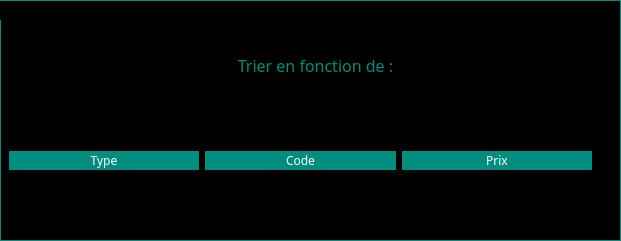
            <widget class="QGroupBox" name="groupBox_6">
             <property name="geometry">
              <rect>
               <x>30</x>
               <y>270</y>
               <width>621</width>
               <height>241</height>
              </rect>
             </property>
             <property name="palette">
              <palette>
               <active>
                <colorrole role="WindowText">
                 <brush brushstyle="SolidPattern">
                  <color alpha="255">
                   <red>0</red>
                   <green>0</green>
                   <blue>0</blue>
                  </color>
                 </brush>
                </colorrole>
                <colorrole role="Button">
                 <brush brushstyle="SolidPattern">
                  <color alpha="255">
                   <red>0</red>
                   <green>0</green>
                   <blue>0</blue>
                  </color>
                 </brush>
                </colorrole>
                <colorrole role="Text">
                 <brush brushstyle="SolidPattern">
                  <color alpha="255">
                   <red>0</red>
                   <green>0</green>
                   <blue>0</blue>
                  </color>
                 </brush>
                </colorrole>
                <colorrole role="ButtonText">
                 <brush brushstyle="SolidPattern">
                  <color alpha="255">
                   <red>0</red>
                   <green>0</green>
                   <blue>0</blue>
                  </color>
                 </brush>
                </colorrole>
                <colorrole role="Base">
                 <brush brushstyle="SolidPattern">
                  <color alpha="255">
                   <red>0</red>
                   <green>0</green>
                   <blue>0</blue>
                  </color>
                 </brush>
                </colorrole>
                <colorrole role="Window">
                 <brush brushstyle="SolidPattern">
                  <color alpha="255">
                   <red>0</red>
                   <green>0</green>
                   <blue>0</blue>
                  </color>
                 </brush>
                </colorrole>
                <colorrole role="PlaceholderText">
                 <brush brushstyle="NoBrush">
                  <color alpha="128">
                   <red>0</red>
                   <green>0</green>
                   <blue>0</blue>
                  </color>
                 </brush>
                </colorrole>
               </active>
               <inactive>
                <colorrole role="WindowText">
                 <brush brushstyle="SolidPattern">
                  <color alpha="255">
                   <red>0</red>
                   <green>0</green>
                   <blue>0</blue>
                  </color>
                 </brush>
                </colorrole>
                <colorrole role="Button">
                 <brush brushstyle="SolidPattern">
                  <color alpha="255">
                   <red>0</red>
                   <green>0</green>
                   <blue>0</blue>
                  </color>
                 </brush>
                </colorrole>
                <colorrole role="Text">
                 <brush brushstyle="SolidPattern">
                  <color alpha="255">
                   <red>0</red>
                   <green>0</green>
                   <blue>0</blue>
                  </color>
                 </brush>
                </colorrole>
                <colorrole role="ButtonText">
                 <brush brushstyle="SolidPattern">
                  <color alpha="255">
                   <red>0</red>
                   <green>0</green>
                   <blue>0</blue>
                  </color>
                 </brush>
                </colorrole>
                <colorrole role="Base">
                 <brush brushstyle="SolidPattern">
                  <color alpha="255">
                   <red>0</red>
                   <green>0</green>
                   <blue>0</blue>
                  </color>
                 </brush>
                </colorrole>
                <colorrole role="Window">
                 <brush brushstyle="SolidPattern">
                  <color alpha="255">
                   <red>0</red>
                   <green>0</green>
                   <blue>0</blue>
                  </color>
                 </brush>
                </colorrole>
                <colorrole role="PlaceholderText">
                 <brush brushstyle="NoBrush">
                  <color alpha="128">
                   <red>0</red>
                   <green>0</green>
                   <blue>0</blue>
                  </color>
                 </brush>
                </colorrole>
               </inactive>
               <disabled>
                <colorrole role="WindowText">
                 <brush brushstyle="SolidPattern">
                  <color alpha="255">
                   <red>0</red>
                   <green>0</green>
                   <blue>0</blue>
                  </color>
                 </brush>
                </colorrole>
                <colorrole role="Button">
                 <brush brushstyle="SolidPattern">
                  <color alpha="255">
                   <red>0</red>
                   <green>0</green>
                   <blue>0</blue>
                  </color>
                 </brush>
                </colorrole>
                <colorrole role="Text">
                 <brush brushstyle="SolidPattern">
                  <color alpha="255">
                   <red>0</red>
                   <green>0</green>
                   <blue>0</blue>
                  </color>
                 </brush>
                </colorrole>
                <colorrole role="ButtonText">
                 <brush brushstyle="SolidPattern">
                  <color alpha="255">
                   <red>0</red>
                   <green>0</green>
                   <blue>0</blue>
                  </color>
                 </brush>
                </colorrole>
                <colorrole role="Base">
                 <brush brushstyle="SolidPattern">
                  <color alpha="255">
                   <red>0</red>
                   <green>0</green>
                   <blue>0</blue>
                  </color>
                 </brush>
                </colorrole>
                <colorrole role="Window">
                 <brush brushstyle="SolidPattern">
                  <color alpha="255">
                   <red>0</red>
                   <green>0</green>
                   <blue>0</blue>
                  </color>
                 </brush>
                </colorrole>
                <colorrole role="PlaceholderText">
                 <brush brushstyle="NoBrush">
                  <color alpha="128">
                   <red>0</red>
                   <green>0</green>
                   <blue>0</blue>
                  </color>
                 </brush>
                </colorrole>
               </disabled>
              </palette>
             </property>
             <property name="font">
              <font>
               <family>Poppins</family>
              </font>
             </property>
             <property name="styleSheet">
              <string notr="true">border: 1px solid rgb(1, 141, 127);</string>
             </property>
             <property name="title">
              <string>Trier :</string>
             </property>
             <widget class="QLabel" name="label_41">
              <property name="geometry">
               <rect>
                <x>140</x>
                <y>50</y>
                <width>351</width>
                <height>31</height>
               </rect>
              </property>
              <property name="font">
               <font>
                <family>Poppins</family>
                <pointsize>12</pointsize>
               </font>
              </property>
              <property name="styleSheet">
               <string notr="true">border: none;
color: rgb(1, 141, 127); </string>
              </property>
              <property name="text">
               <string>Trier en fonction de :</string>
              </property>
              <property name="alignment">
               <set>Qt::AlignCenter</set>
              </property>
             </widget>
             <widget class="QFrame" name="frame_34">
              <property name="geometry">
               <rect>
                <x>0</x>
                <y>80</y>
                <width>601</width>
                <height>161</height>
               </rect>
              </property>
              <property name="styleSheet">
               <string notr="true">border: none;</string>
              </property>
              <property name="frameShape">
               <enum>QFrame::StyledPanel</enum>
              </property>
              <property name="frameShadow">
               <enum>QFrame::Raised</enum>
              </property>
              <layout class="QHBoxLayout" name="horizontalLayout_24">
               <item>
                <widget class="QPushButton" name="pb_trier_type">
                 <property name="font">
                  <font>
                   <family>Poppins</family>
                  </font>
                 </property>
                 <property name="styleSheet">
                  <string notr="true">border: 1px solid rgb(1, 141, 127);
border-radius:10px;
background-color:rgb(1, 141, 127);
color:#fff;
text-align: center;</string>
                 </property>
                 <property name="text">
                  <string>Type</string>
                 </property>
                </widget>
               </item>
               <item>
                <widget class="QPushButton" name="pb_trier_code">
                 <property name="font">
                  <font>
                   <family>Poppins</family>
                  </font>
                 </property>
                 <property name="styleSheet">
                  <string notr="true">border: 1px solid rgb(1, 141, 127);
border-radius:10px;
background-color:rgb(1, 141, 127);
color:#fff;
text-align: center;</string>
                 </property>
                 <property name="text">
                  <string>Code</string>
                 </property>
                </widget>
               </item>
               <item>
                <widget class="QPushButton" name="pb_trier_prix">
                 <property name="font">
                  <font>
                   <family>Poppins</family>
                  </font>
                 </property>
                 <property name="styleSheet">
                  <string notr="true">border: 1px solid rgb(1, 141, 127);
border-radius:10px;
background-color:rgb(1, 141, 127);
color:#fff;
text-align: center;</string>
                 </property>
                 <property name="text">
                  <string>Prix</string>
                 </property>
                </widget>
               </item>
              </layout>
             </widget>
            </widget>
